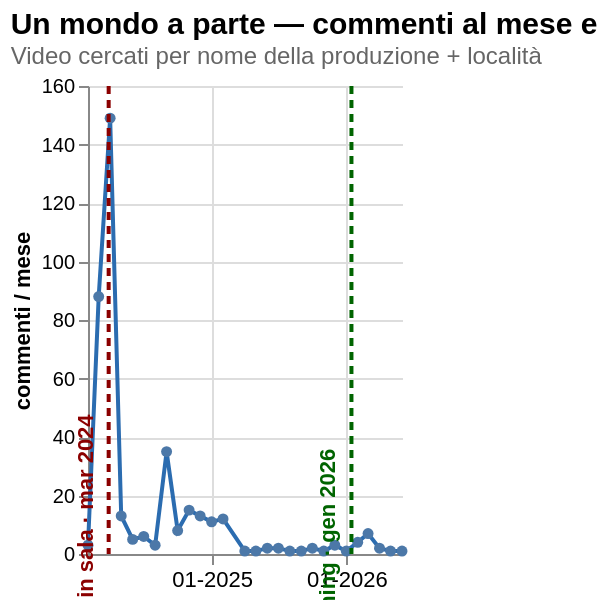

Source (Vega-Lite JSON):
### Vega-Lite specification from a JSON file in a GitHub repository (floating-point values rounded to 4 significant figures)
{"$schema": "https://vega.github.io/schema/vega-lite/v5.json", "config": {"view": {"continuousHeight": 300, "continuousWidth": 300, "stroke": null}}, "title": {"text": "Un mondo a parte — commenti al mese e milestone di uscita", "subtitle": "Video cercati per nome della produzione + località", "fontSize": 15, "subtitleFontSize": 12, "anchor": "start", "subtitleColor": "#666"}, "width": "container", "height": 300, "autosize": {"type": "fit", "contains": "padding"}, "datasets": {"serie": [{"date": "2024-02-01T00:00:00", "month": "2024-02", "months_from_release": -1.0, "n_comments": 3, "n_detected": 0, "n_ref_lex": 0, "produzione": "un mondo a parte", "ref_rate_detected": 0.0, "ref_rate_lex": 0.0, "sim_mean": 0.7741, "tipo": "film_ita"}, {"date": "2024-03-01T00:00:00", "month": "2024-03", "months_from_release": 0.0, "n_comments": 88, "n_detected": 0, "n_ref_lex": 2, "produzione": "un mondo a parte", "ref_rate_detected": 0.0, "ref_rate_lex": 0.02273, "sim_mean": 0.7771, "tipo": "film_ita"}, {"date": "2024-04-01T00:00:00", "month": "2024-04", "months_from_release": 1.0, "n_comments": 149, "n_detected": 2, "n_ref_lex": 8, "produzione": "un mondo a parte", "ref_rate_detected": 0.01342, "ref_rate_lex": 0.05369, "sim_mean": 0.7773, "tipo": "film_ita"}, {"date": "2024-05-01T00:00:00", "month": "2024-05", "months_from_release": 2.0, "n_comments": 13, "n_detected": 0, "n_ref_lex": 2, "produzione": "un mondo a parte", "ref_rate_detected": 0.0, "ref_rate_lex": 0.1538, "sim_mean": 0.7774, "tipo": "film_ita"}, {"date": "2024-06-01T00:00:00", "month": "2024-06", "months_from_release": 3.0, "n_comments": 5, "n_detected": 0, "n_ref_lex": 1, "produzione": "un mondo a parte", "ref_rate_detected": 0.0, "ref_rate_lex": 0.2, "sim_mean": 0.769, "tipo": "film_ita"}, {"date": "2024-07-01T00:00:00", "month": "2024-07", "months_from_release": 4.0, "n_comments": 6, "n_detected": 0, "n_ref_lex": 0, "produzione": "un mondo a parte", "ref_rate_detected": 0.0, "ref_rate_lex": 0.0, "sim_mean": 0.7757, "tipo": "film_ita"}, {"date": "2024-08-01T00:00:00", "month": "2024-08", "months_from_release": 5.0, "n_comments": 3, "n_detected": 0, "n_ref_lex": 0, "produzione": "un mondo a parte", "ref_rate_detected": 0.0, "ref_rate_lex": 0.0, "sim_mean": 0.7729, "tipo": "film_ita"}, {"date": "2024-09-01T00:00:00", "month": "2024-09", "months_from_release": 6.0, "n_comments": 35, "n_detected": 0, "n_ref_lex": 2, "produzione": "un mondo a parte", "ref_rate_detected": 0.0, "ref_rate_lex": 0.05714, "sim_mean": 0.7735, "tipo": "film_ita"}, {"date": "2024-10-01T00:00:00", "month": "2024-10", "months_from_release": 7.0, "n_comments": 8, "n_detected": 0, "n_ref_lex": 2, "produzione": "un mondo a parte", "ref_rate_detected": 0.0, "ref_rate_lex": 0.25, "sim_mean": 0.7719, "tipo": "film_ita"}, {"date": "2024-11-01T00:00:00", "month": "2024-11", "months_from_release": 8.0, "n_comments": 15, "n_detected": 1, "n_ref_lex": 1, "produzione": "un mondo a parte", "ref_rate_detected": 0.06667, "ref_rate_lex": 0.06667, "sim_mean": 0.7756, "tipo": "film_ita"}, {"date": "2024-12-01T00:00:00", "month": "2024-12", "months_from_release": 9.0, "n_comments": 13, "n_detected": 1, "n_ref_lex": 1, "produzione": "un mondo a parte", "ref_rate_detected": 0.07692, "ref_rate_lex": 0.07692, "sim_mean": 0.7814, "tipo": "film_ita"}, {"date": "2025-01-01T00:00:00", "month": "2025-01", "months_from_release": 10.0, "n_comments": 11, "n_detected": 0, "n_ref_lex": 0, "produzione": "un mondo a parte", "ref_rate_detected": 0.0, "ref_rate_lex": 0.0, "sim_mean": 0.7754, "tipo": "film_ita"}, {"date": "2025-02-01T00:00:00", "month": "2025-02", "months_from_release": 11.0, "n_comments": 12, "n_detected": 0, "n_ref_lex": 0, "produzione": "un mondo a parte", "ref_rate_detected": 0.0, "ref_rate_lex": 0.0, "sim_mean": 0.773, "tipo": "film_ita"}, {"date": "2025-04-01T00:00:00", "month": "2025-04", "months_from_release": 13.0, "n_comments": 1, "n_detected": 0, "n_ref_lex": 0, "produzione": "un mondo a parte", "ref_rate_detected": 0.0, "ref_rate_lex": 0.0, "sim_mean": 0.7739, "tipo": "film_ita"}, {"date": "2025-05-01T00:00:00", "month": "2025-05", "months_from_release": 14.0, "n_comments": 1, "n_detected": 0, "n_ref_lex": 0, "produzione": "un mondo a parte", "ref_rate_detected": 0.0, "ref_rate_lex": 0.0, "sim_mean": 0.7568, "tipo": "film_ita"}, {"date": "2025-06-01T00:00:00", "month": "2025-06", "months_from_release": 15.0, "n_comments": 2, "n_detected": 0, "n_ref_lex": 0, "produzione": "un mondo a parte", "ref_rate_detected": 0.0, "ref_rate_lex": 0.0, "sim_mean": 0.7701, "tipo": "film_ita"}, {"date": "2025-07-01T00:00:00", "month": "2025-07", "months_from_release": 16.0, "n_comments": 2, "n_detected": 0, "n_ref_lex": 0, "produzione": "un mondo a parte", "ref_rate_detected": 0.0, "ref_rate_lex": 0.0, "sim_mean": 0.7717, "tipo": "film_ita"}, {"date": "2025-08-01T00:00:00", "month": "2025-08", "months_from_release": 17.0, "n_comments": 1, "n_detected": 0, "n_ref_lex": 0, "produzione": "un mondo a parte", "ref_rate_detected": 0.0, "ref_rate_lex": 0.0, "sim_mean": 0.7798, "tipo": "film_ita"}, {"date": "2025-09-01T00:00:00", "month": "2025-09", "months_from_release": 18.0, "n_comments": 1, "n_detected": 0, "n_ref_lex": 0, "produzione": "un mondo a parte", "ref_rate_detected": 0.0, "ref_rate_lex": 0.0, "sim_mean": 0.7821, "tipo": "film_ita"}, {"date": "2025-10-01T00:00:00", "month": "2025-10", "months_from_release": 19.0, "n_comments": 2, "n_detected": 0, "n_ref_lex": 0, "produzione": "un mondo a parte", "ref_rate_detected": 0.0, "ref_rate_lex": 0.0, "sim_mean": 0.7734, "tipo": "film_ita"}, {"date": "2025-11-01T00:00:00", "month": "2025-11", "months_from_release": 20.0, "n_comments": 1, "n_detected": 0, "n_ref_lex": 0, "produzione": "un mondo a parte", "ref_rate_detected": 0.0, "ref_rate_lex": 0.0, "sim_mean": 0.7838, "tipo": "film_ita"}, {"date": "2025-12-01T00:00:00", "month": "2025-12", "months_from_release": 21.0, "n_comments": 3, "n_detected": 0, "n_ref_lex": 0, "produzione": "un mondo a parte", "ref_rate_detected": 0.0, "ref_rate_lex": 0.0, "sim_mean": 0.7782, "tipo": "film_ita"}, {"date": "2026-01-01T00:00:00", "month": "2026-01", "months_from_release": 22.0, "n_comments": 1, "n_detected": 0, "n_ref_lex": 0, "produzione": "un mondo a parte", "ref_rate_detected": 0.0, "ref_rate_lex": 0.0, "sim_mean": 0.7681, "tipo": "film_ita"}, {"date": "2026-02-01T00:00:00", "month": "2026-02", "months_from_release": 23.0, "n_comments": 4, "n_detected": 1, "n_ref_lex": 3, "produzione": "un mondo a parte", "ref_rate_detected": 0.25, "ref_rate_lex": 0.75, "sim_mean": 0.7878, "tipo": "film_ita"}, {"date": "2026-03-01T00:00:00", "month": "2026-03", "months_from_release": 24.0, "n_comments": 7, "n_detected": 0, "n_ref_lex": 0, "produzione": "un mondo a parte", "ref_rate_detected": 0.0, "ref_rate_lex": 0.0, "sim_mean": 0.7758, "tipo": "film_ita"}, {"date": "2026-04-01T00:00:00", "month": "2026-04", "months_from_release": 25.0, "n_comments": 2, "n_detected": 0, "n_ref_lex": 0, "produzione": "un mondo a parte", "ref_rate_detected": 0.0, "ref_rate_lex": 0.0, "sim_mean": 0.7815, "tipo": "film_ita"}, {"date": "2026-05-01T00:00:00", "month": "2026-05", "months_from_release": 26.0, "n_comments": 1, "n_detected": 0, "n_ref_lex": 0, "produzione": "un mondo a parte", "ref_rate_detected": 0.0, "ref_rate_lex": 0.0, "sim_mean": 0.7898, "tipo": "film_ita"}, {"date": "2026-06-01T00:00:00", "month": "2026-06", "months_from_release": 27.0, "n_comments": 1, "n_detected": 0, "n_ref_lex": 0, "produzione": "un mondo a parte", "ref_rate_detected": 0.0, "ref_rate_lex": 0.0, "sim_mean": 0.7685, "tipo": "film_ita"}], "milestone": [{"color": "#8B0000", "date": "2024-03-28T00:00:00", "name": "Theatrical Release (Mar 2024)", "produzione": "un mondo a parte", "series": null, "label": "Uscita in sala · mar 2024"}, {"color": "#006400", "date": "2026-01-15T00:00:00", "name": "Streaming Release (Jan 2026)", "produzione": "un mondo a parte", "series": null, "label": "Streaming · gen 2026"}]}, "layer": [{"data": {"name": "serie"}, "mark": {"type": "line", "point": true, "color": "#2b6cb0"}, "encoding": {"x": {"field": "date", "type": "temporal", "title": null, "axis": {"format": "%m-%Y", "labelFontSize": 11}}, "y": {"field": "n_comments", "type": "quantitative", "title": "commenti / mese"}, "tooltip": [{"field": "date", "type": "temporal", "format": "%m-%Y", "title": "mese"}, {"field": "n_comments", "type": "quantitative", "title": "commenti"}, {"field": "ref_rate_lex", "type": "quantitative", "format": ".1%", "title": "tasso di menzione"}]}}, {"data": {"name": "milestone"}, "mark": {"type": "rule", "strokeDash": [4, 3], "strokeWidth": 2}, "encoding": {"x": {"field": "date", "type": "temporal"}, "color": {"field": "color", "type": "nominal", "scale": null, "legend": null}, "tooltip": [{"field": "name", "type": "nominal", "title": "milestone"}, {"field": "date", "type": "temporal", "format": "%m-%Y", "title": "data"}]}}, {"data": {"name": "milestone"}, "mark": {"type": "text", "angle": 270, "align": "left", "baseline": "bottom", "dx": 0, "dy": -6, "fontSize": 11, "fontWeight": "bold"}, "encoding": {"x": {"field": "date", "type": "temporal"}, "y": {"value": 292}, "text": {"field": "label", "type": "nominal"}, "color": {"field": "color", "type": "nominal", "scale": null, "legend": null}}}]}
